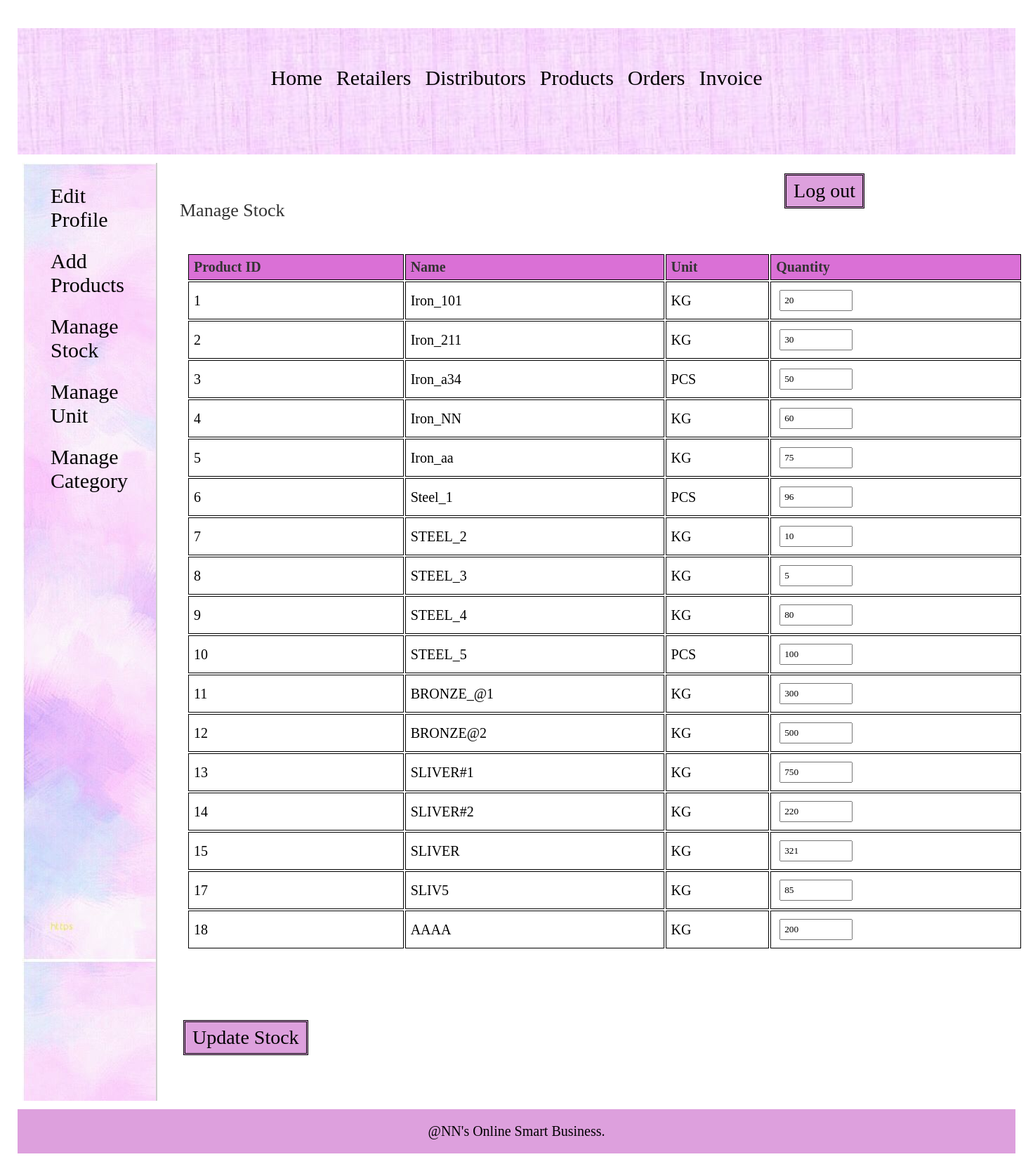
The page /manufacturer/manage_stock.php (signed in) on the database its author committed.
### tables this page shows
CREATE TABLE `products` (
  `pro_id` int(11) NOT NULL,
  `pro_name` varchar(25) NOT NULL,
  `pro_desc` text DEFAULT NULL,
  `pro_price` decimal(10,3) NOT NULL,
  `unit` int(11) NOT NULL,
  `pro_cat` int(11) NOT NULL,
  `quantity` int(6) DEFAULT NULL
);

CREATE TABLE `unit` (
  `id` int(11) NOT NULL,
  `unit_name` varchar(20) NOT NULL,
  `unit_details` text DEFAULT NULL
);

### manufacturer/manage_stock.php (the view, shortened to what this page needs)
<?php
	include("../includes/config.php");
include("translate.php");
	if(isset($_SESSION['manufacturer_login'])) {
		if($_SESSION['manufacturer_login'] == true) {
			$querySelectProduct = "SELECT * FROM products,unit WHERE products.unit=unit.id AND quantity IS NOT NULL";
			$resultSelectProduct = mysqli_query($con,$querySelectProduct);
		}
		else {
			header('Location:../index.php');
		}
	}
	else {
		header('Location:../index.php');
	}
?>
<!DOCTYPE html>
<html>
<head>
	<link rel="stylesheet" href="../includes/main_style_sto.css" >
</head>
<body>
	<?php
		include("../includes/nav_manufacturer.inc.php");
		include("../includes/aside_manufacturer.inc.php");
	?>
	<section>
		<h1>Manage Stock</h1>
		<form action="" method="POST" class="form">
		<table class="table_displayData" style="margin-top:20px;">
			<tr>
				<th> Product ID </th>
				<th> Name </th>
				<th> Unit </th>
				<th> Quantity </th>
			</tr>
			<?php while($rowSelectProduct = mysqli_fetch_array($resultSelectProduct)){ ?>
			<tr>
				<td><?php echo $rowSelectProduct['pro_id']; ?></td>
				<td><?php echo $rowSelectProduct['pro_name']; ?></td>
				<td><?php echo $rowSelectProduct['unit_name']; ?></td>
				<td><input type="text" name="txtQuantity[<?php echo $rowSelectProduct['pro_id']; ?>]" value="<?php echo $rowSelectProduct['quantity']; ?>" size="10"/></td>
			</tr>
			<?php } ?>
		</table>
			<input id="btnSubmit" type="submit" value="Update Stock" class="submit_button" />
		</form>
	</section>
	<?php
		include("../includes/footer.inc.php");
	?>
</body>
</html>

### includes/main_style_sto.css (style rules this page uses)
* { font-family: Georgia, serif; margin:5px; padding:5px; }
.submit_button { font-size:28px; margin-top:90px; margin-right:20px; padding:6px 10px; background-color: #DDA0DD; border:double; color:black; }
section { width:1000px; padding:10px; padding-bottom:40px; }
section h1 { margin-bottom:10px; font-weight:normal; color:#333; font-size: 26px; }
table { border-collapse: separate; width:125%; }
.table_displayData td, .table_displayData th { border:1.5px solid black; padding: 6px 7px; text-align: left; background-color:#; }
.table_displayData th { background-color:#DA70D6 ; color:#333; }

### includes/nav_manufacturer.inc.php (style rules this page uses)
body { font-family: Arial, Helvetica, sans-serif; }
* { box-sizing: border-box; }

### rows shown on the page
products: pro_id "1", pro_name "Iron_101", unit.unit_name "KG", quantity "20"
products: pro_id "2", pro_name "Iron_211", unit.unit_name "KG", quantity "30"
products: pro_id "3", pro_name "Iron_a34", unit.unit_name "PCS", quantity "50"
products: pro_id "4", pro_name "Iron_NN", unit.unit_name "KG", quantity "60"
products: pro_id "5", pro_name "Iron_aa", unit.unit_name "KG", quantity "75"
products: pro_id "6", pro_name "Steel_1", unit.unit_name "PCS", quantity "96"
products: pro_id "7", pro_name "STEEL_2", unit.unit_name "KG", quantity "10"
products: pro_id "8", pro_name "STEEL_3", unit.unit_name "KG", quantity "5"
products: pro_id "9", pro_name "STEEL_4", unit.unit_name "KG", quantity "80"
products: pro_id "10", pro_name "STEEL_5", unit.unit_name "PCS", quantity "100"
products: pro_id "11", pro_name "BRONZE_@1", unit.unit_name "KG", quantity "300"
products: pro_id "12", pro_name "BRONZE@2", unit.unit_name "KG", quantity "500"
products: pro_id "13", pro_name "SLIVER#1", unit.unit_name "KG", quantity "750"
products: pro_id "14", pro_name "SLIVER#2", unit.unit_name "KG", quantity "220"
products: pro_id "15", pro_name "SLIVER", unit.unit_name "KG", quantity "321"
products: pro_id "17", pro_name "SLIV5", unit.unit_name "KG", quantity "85"
products: pro_id "18", pro_name "AAAA", unit.unit_name "KG", quantity "200"
